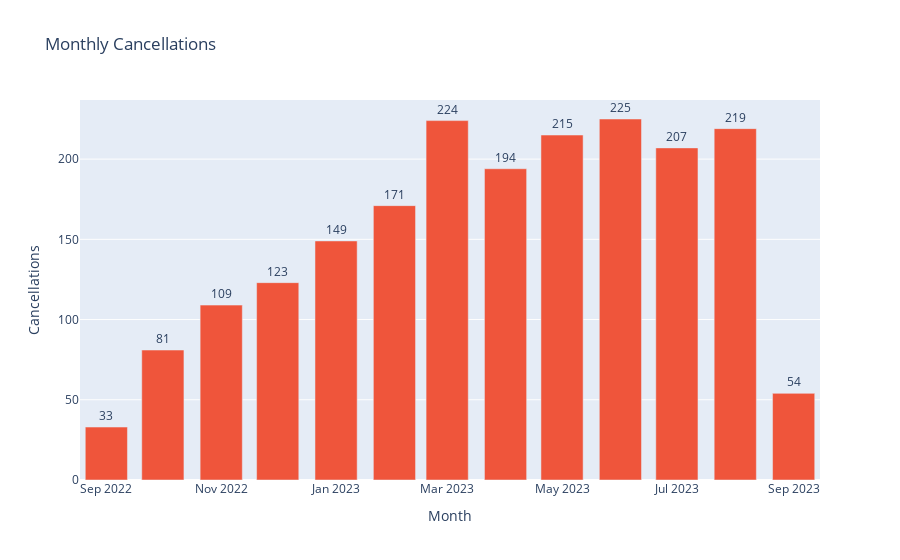

Source (notebook cell):
### Code cell
# 3. monthly cancellations
fig = px.bar(trends, x='month', y='cancellations',
             title='Monthly Cancellations',
             labels={'cancellations': 'Cancellations', 'month': 'Month'},
             text='cancellations',
             color_discrete_sequence=['#EF553B'])
fig.update_traces(textposition='outside')
fig.show()

### Figure 1 — Plotly figure (JSON) as saved in the notebook; plotly's stock layout.template omitted (floating-point values rounded to 4 significant figures)
{"data": [{"hovertemplate": "Month=%{x}<br>Cancellations=%{text}<extra></extra>", "legendgroup": "", "marker": {"color": "#EF553B", "pattern": {"shape": ""}}, "name": "", "orientation": "v", "showlegend": false, "text": [33.0, 81.0, 109.0, 123.0, 149.0, 171.0, 224.0, 194.0, 215.0, 225.0, 207.0, 219.0, 54.0], "textposition": "outside", "type": "bar", "x": ["2022-09", "2022-10", "2022-11", "2022-12", "2023-01", "2023-02", "2023-03", "2023-04", "2023-05", "2023-06", "2023-07", "2023-08", "2023-09"], "xaxis": "x", "y": [33, 81, 109, 123, 149, 171, 224, 194, 215, 225, 207, 219, 54], "yaxis": "y"}], "layout": {"barmode": "relative", "legend": {"tracegroupgap": 0}, "title": {"text": "Monthly Cancellations"}, "xaxis": {"anchor": "y", "domain": [0, 1], "title": {"text": "Month"}}, "yaxis": {"anchor": "x", "domain": [0, 1], "title": {"text": "Cancellations"}}}}
